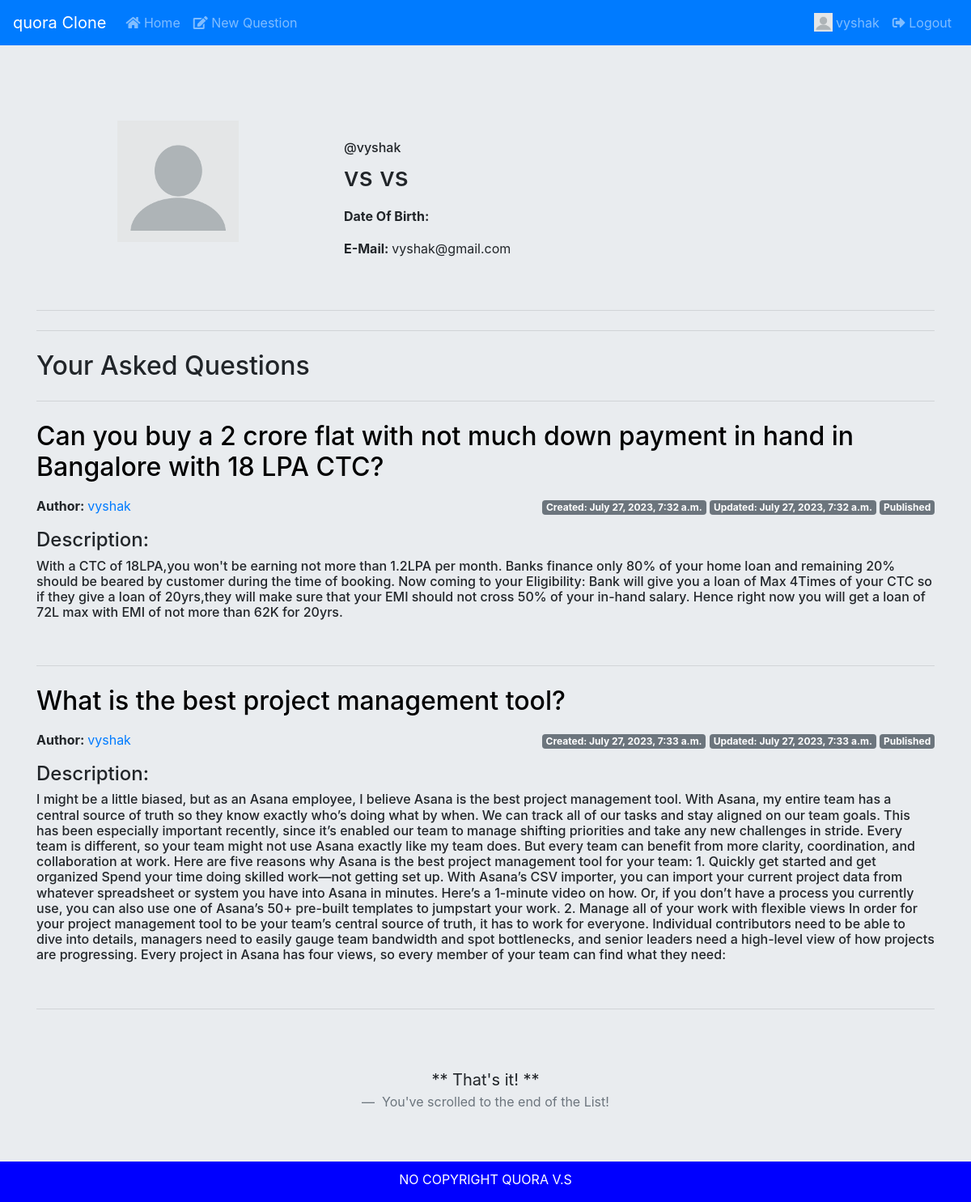
/test1/profilepage/vyshak/ (signed in), run on the app's committed database.
### test1/models.py (models this page shows, shortened)
class Question(models.Model):
    STATUS_CHOICES = (
        ('draft' , 'Draft'),
        ('published' , 'Published')
    )
    title = models.CharField(max_length=100)
    slug = models.SlugField(max_length=120)
    author = models.ForeignKey(User , related_name='blog_posts' , on_delete=models.CASCADE)
    body = models.TextField()
    likes = models.ManyToManyField(User , related_name='post_likes',blank=True)
    created = models.DateTimeField(auto_now_add=True)
    updated = models.DateTimeField(auto_now=True)
    status = models.CharField(max_length=10 , choices=STATUS_CHOICES,default='draft')
    restrict_comments = models.BooleanField(default=False)
    favourite_ques = models.ManyToManyField(User,related_name='favourite_ques',blank=True)

### test1/views.py (the view)
# urls.py: path('profilepage/<str:username>/',views.profilepage,name='profilepage'),
def profilepage(request,username):
    user = User.objects.get(username=username)
    questions = Question.objects.filter(author=user)
    profile = Profile.objects.all()
    context = {
        'questions': questions,
        'profile' : profile,
        'user':user,
    }
    return render(request,'profilepage.html',context)

### templates/profilepage.html (shortened to what this page needs)
{% extends 'base.html' %}
{% load static %}
{% block content %}
    <div class="row my-2">
		<div class="col-lg-4 order-lg-1 text-center">
				<img src="{% static 'img/default.png' %}" class="mx-auto img-fluid img-circle d-block" alt="avatar" width="150" , height="150">
        </div>
        <div class="col-lg-8 order-lg-2">
            <div class="tab-content py-4">
                <div class="tab-pane active" id="profile">
					<h6>@{{user.username}}</h6>
                    <h2 class="mb-3">{{user.first_name}} {{user.last_name}}</h2>
                    <div class="row">
                        <div class="col-md-6">
							<p><strong>Date Of Birth: </strong>{{user.profile.dob}}</p>
							<p><strong>E-Mail: </strong>{{user.email}}</p>
                        </div>
                    </div>
                </div>
            </div>
        </div>
	</div>
	<hr class="my-4">
	<hr class="my-4">
	<div>
		<h2 class="display-6">Your Asked Questions</h2>
		<hr class="my-4">
		{% for q in questions %}
			<div>
				<h2><p><a style="color: black;" href="{% url 'test1:ques_detail' q.id %}">{{q.title}}</a></p></h2>
				<p><strong>Author: </strong><a href="{% url 'test1:profilepage' q.author %}">{{q.author}}</a>
					<span class="float-right">
						<span class="badge badge-secondary">Created: {{q.created}}</span>
						<span class="badge badge-secondary">Updated: {{q.updated}}</span>
						<span style="text-transform: capitalize;" class="badge badge-secondary">{{q.status}}</span></p>
				<h4>Description:</h4><h6>{{q.body}}</h6>
			</div>
			<br>
			<hr class="my-4">
		{% endfor %}
	</div>
	<br>
	<br>
	<blockquote class="blockquote text-center">
		<p class="mb-0">** That's it! **</p>
		<footer class="blockquote-footer"> You've scrolled to the end of the List!</footer>
	</blockquote>
{% endblock %}

### templates/base.html (shortened to what this page needs)
{% load static %}
<!DOCTYPE html>
<html>
<head>
	<link rel="stylesheet" href="https://cdnjs.cloudflare.com/ajax/libs/font-awesome/5.14.0/css/all.min.css" />
	<link rel="stylesheet" href="https://stackpath.bootstrapcdn.com/bootstrap/4.3.1/css/bootstrap.min.css">
	<link rel="stylesheet" href="{% static 'css/style.css' %}" type="text/css" />
</head>
<body>
	<nav class="navbar-expand-md fixed-top navbar navbar-dark bg-primary">
		<a class="navbar-brand" href="/">quora Clone</a>
		<div class="collapse navbar-collapse" id="navbar1">
		  <ul class="navbar-nav mr-auto">
			<li class="nav-item">
				<a class="nav-link" href="{% url 'test1:ques_list' %}"><i class="fas fa-home"></i> Home</a>
			</li>
			{% if request.user.is_authenticated %}
				<li class="nav-item"><a class="nav-link" href="{% url 'test1:ask_question' %}"><i class="fas fa-edit"></i> New Question</a></li>
			{% endif %}
		  </ul>
		  {% if request.user.is_authenticated %}
				<ul class="nav navbar-nav navbar-right">
					<li class="nav-item">
						<a class="nav-link" href="{% url 'test1:profilepage' username=user.username %}">
								<img src="{% static 'img/default.png' %}" width="23" height="23" class="d-inline-block align-top" alt="profilePic">
							{{ request.user }}
						</a>
					</li>
					<li class="nav-item"><a class="nav-link" href="{% url 'test1:user_logout' %}"><i class="fas fa-sign-out-alt"></i> Logout</a></li>
				</ul>
				{% else %}
					<ul class="nav navbar-nav navbar-right">
						<li class="nav-item"><a class="nav-link" href="{% url 'test1:user_login' %}"><i class="fas fa-sign-in-alt"></i> Login</a></li>
						<li class="nav-item"><a class="nav-link" href="{% url 'test1:register' %}"><i class="fas fa-user-plus"></i> Register</a></li>
					</ul>
				{% endif %}
		</div>
	</nav>
	<div class="jumbotron jumbotron-fluid">
		<div class="container container-fluid">
			{% block content %}
			{% endblock %}
		</div>
	</div>
	<footer class="footer">
		<p>No CopyRight QUORA V.S</p>
	</footer>
</body>
</html>

### static/css/style.css (style rules this page uses)
.navbar { background-color: #2b0000; }
.container { padding-top: 77px; }
.footer { position: fixed; left: 0; bottom: 0; width: 100%; background-color:blue; color: white; text-align: center; text-transform: uppercase; }
.footer p { padding-top: 10px; }

### data on the page
Question: title "Can you buy a 2 crore flat with not much down payment in hand in Bangalore with 18 LPA CTC?", author "vyshak", created "July 27, 2023, 7:32 a.m.", updated "July 27, 2023, 7:32 a.m.", status "Published", body "With a CTC of 18LPA,you won't be earning not more than 1.2LPA per month. Banks finance only 80% of your home loan and remaining 20% should be beared by customer during the time of booking. Now coming to your Eligibility: Bank will give you a loan of Max 4Times of your CTC so if they give a loan of 20yrs,they will make sure that your EMI should not cross 50% of your in-hand salary. Hence right now you will get a loan of 72L max with EMI of not more than 62K for 20yrs."
Question: title "What is the best project management tool?", author "vyshak", created "July 27, 2023, 7:33 a.m.", updated "July 27, 2023, 7:33 a.m.", status "Published", body "I might be a little biased, but as an Asana employee, I believe Asana is the best project management tool. With Asana, my entire team has a central source of truth so they know exactly who’s doing what by when. We can track all of our tasks and stay aligned on our team goals. This has been especially important recently, since it’s enabled our team to manage shifting priorities and take any new challenges in stride. Every team is different, so your team might not use Asana exactly like my team does. But every team can benefit from more clarity, coordination, and collaboration at work. Here are five reasons why Asana is the best project management tool for your team: 1. Quickly get started…"

### other printed values
{{ request.user }} "vyshak"
{{ user.username }} "vyshak"
{{ user.first_name }} "vs"
{{ user.last_name }} "vs"
{{ user.email }} "vyshak@gmail.com"
